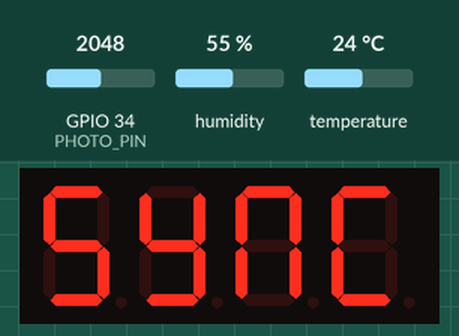
The program below on a simulated ESP32. On the bench: 4-digit seven-segment display. The inputs (shaded band) are chosen by the test bench; at power-on: GPIO 34 (PHOTO_PIN) = 2048, humidity 55 %, temperature 24 °C. WiFi joins after 1.5 s; servers stay silent unless stated; the local clock reads 2024-03-15 10:24:30 at power-on unless the program sets it; no MQTT or app messages arrive unless stated; not simulated (calls return 0 or success): secrets.h; names the files do not define were given values by the test bench: MQTT_PORT = 1883; what the program prints to the serial monitor is not drawn.

Above: at 3.1 s.
At 8.8 s:
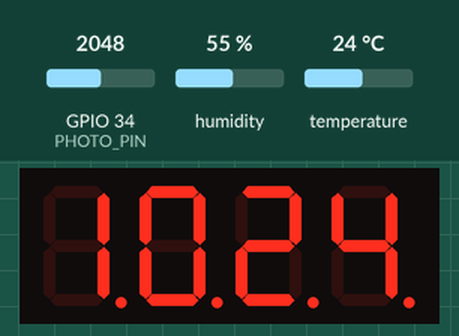
8.9 s: GPIO 34 (PHOTO_PIN) set to 2866
At 12.0 s:
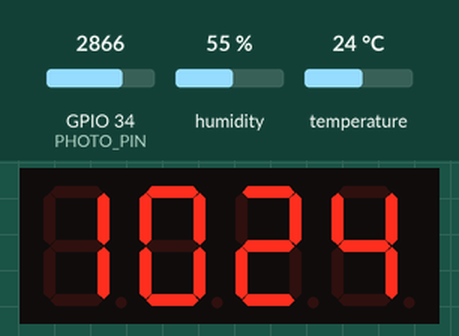
12.1 s: GPIO 34 (PHOTO_PIN) set to 1228
At 15.3 s:
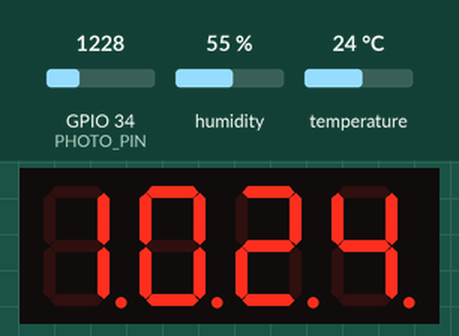
16.1 s: GPIO 34 (PHOTO_PIN) set to 491
At 18.4 s:
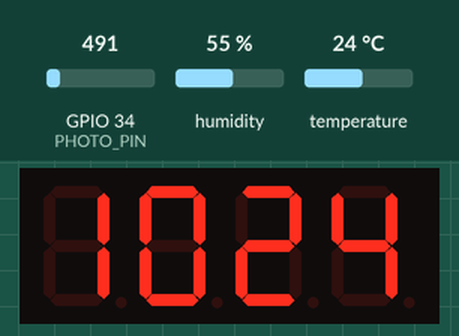
Timing chart, 0 to 19.9 s (numbered marks = the images above; inputs shaded):
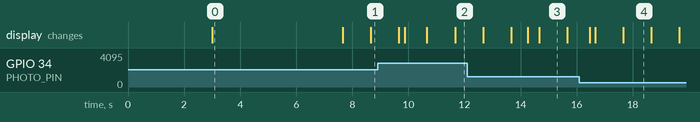

The program:

main.cpp
```cpp
#include <Arduino.h>
#include <WiFi.h>
#include <DHT.h>
// https://pubsubclient.knolleary.net/api
#include <PubSubClient.h>
#include <time.h>
#include <esp_sntp.h>
//https://github.com/maxint-rd/TM16xx
#include <TM1640.h>
#include "secrets.h"
#include <ESP32Time.h>

// GMT -7 = -7 * 3600 = -25200
const long  gmtOffset_sec = -25200;
const int   daylightOffset_sec = 3600;

//ntp
unsigned long ntpTimer = 0;
const char* ntpServer1 = "pool.ntp.org";
const char* ntpServer2 = "time.nist.gov";

//rtc
ESP32Time rtc(0);
unsigned long rtcTimer = 0;
const unsigned long rtcInterval = 1000 * 60 * 60;
struct tm timeinfo;

//TM1640 LED driver
TM1640 module(22, 23, 4);  // data, clock, 4 digits
unsigned long ledTimer = 0;
const unsigned long ledInterval = 5000;

//time & blink
int nTime = -1;
unsigned long blinkTimer = 0;
const unsigned long blinkInterval = 1000;
static bool blink = false;

//photoresistor
#define PHOTO_PIN 34
unsigned long brightnessTimer = 0;
const unsigned long brightnessInterval = 2200;

// DHT22
#define DHTTYPE DHT22
#define DHT_PIN 13
DHT dht(DHT_PIN, DHTTYPE);
unsigned long dhtTimer = 0;
const unsigned long dhtInterval = 1000 * 60;
bool sensorError = false;

//MQTT
unsigned long mqttTimer = 0;
const unsigned long mqttInterval = 1000 * 60 * 15;
unsigned long lastReconnectAttempt = 0;
WiFiClient espClient;
PubSubClient client(espClient);

const char* topic = "home/bedroom/sensors";
const char* willTopic = "home/bedroom/sensors/lastwill";
const char* willMsg = "bedroom offline";
String payload = "";
String clientId = "ESP32Client-Bedroom";
bool networkError = false;
int networkErrorCount = 0; // acts as a buffer so the display doesn't immediately display 'nErr' on an erroneous disconnection


// function declarations
bool readDht();
bool publishMQTT();
bool reconnectMQTT();

void setup(){
  Serial.begin(115200);
  module.setDisplayToString("INIT");

  //begin DHT
  dht.begin();
  delay(1000);

  Serial.print("Connecting to wifi");
  WiFi.begin(WIFI_SSID, WIFI_PASS);
  int attempts = 0;
  while (WiFi.status() != WL_CONNECTED && attempts < 40) {
    attempts++;
    delay(1000);
    Serial.print(".");
  }
  Serial.println(" CONNECTED");

  //Init & sync time from NTP server.
  configTime(gmtOffset_sec, daylightOffset_sec, ntpServer1, ntpServer2);
  Serial.println("Waiting for NTP time sync...");
  module.setDisplayToString("SYNC");

  // set rtc with ntp
  if (getLocalTime(&timeinfo)){
    rtc.setTimeStruct(timeinfo);
  }

  delay(2000);
  // Configure & connect MQTT
  client.setServer(BROKER_IP, MQTT_PORT);
  if(client.connect(clientId.c_str(), willTopic, 1, true, willMsg)){
    client.publish(willTopic, "bedroom online", true);
  }
  delay(2000);
  if(readDht() && reconnectMQTT()){
    publishMQTT();
  }
}

void loop(){

  unsigned long currentMillis = millis();

  //maintain MQTT connection with broker
  if(((currentMillis - lastReconnectAttempt) >= 60000)){
    lastReconnectAttempt = currentMillis;
    if(!client.connected() && networkErrorCount < 5){ // dont increment past 5 incase the network is down for an extended period of time.
      networkErrorCount++;
      reconnectMQTT();
    }else if(networkErrorCount > 0){
      networkErrorCount--;
    }
    Serial.println(networkErrorCount);
  }
  //on 5 consecutive failed reconnect attempts, set network error to true.
  if(networkErrorCount >= 5){
    networkError = true;
  }else{
    networkError = false;
  }


  client.loop();

  //publish MQTT every 15 min
  if(((currentMillis - mqttTimer) >= mqttInterval)){
    mqttTimer = currentMillis;
    //read & publish sensors
    readDht();
    if(client.connected()){
      publishMQTT();
    }else{
      reconnectMQTT();
    }
  }

  //read dht based on the interval
  if(((currentMillis - dhtTimer) >= dhtInterval)){
    dhtTimer = currentMillis;
    readDht();
  }

  if(((currentMillis - brightnessTimer) >= brightnessInterval)){
    brightnessTimer = currentMillis;
    //set display brightness 0-7. Photoresistor values from 0 to ~4000 but practically less than 4000.
    int illuminance = analogRead(PHOTO_PIN);
    // Serial.print("Illuminance: ");
    // Serial.println(illuminance);
    int val = 450;
    if(illuminance < val){
      module.setupDisplay(true, 0);
    }else if(illuminance < (val * 2) && illuminance >= (val)){
      module.setupDisplay(true, 1);
    }else if(illuminance < (val * 3) && illuminance >= (val * 2)){
      module.setupDisplay(true, 2);
    }else if(illuminance < (val * 4)&& illuminance >= (val * 3)){
      module.setupDisplay(true, 3);
    }else if(illuminance < (val * 5)&& illuminance >= (val * 4)){
      module.setupDisplay(true, 4);
    }else if(illuminance < (val * 6)&& illuminance >= (val * 5)){
      module.setupDisplay(true, 5);
    }else if(illuminance < (val * 7)&& illuminance >= (val * 6)){
      module.setupDisplay(true, 6);
    }else if(illuminance < (val * 8)&& illuminance >= (val * 7)){
      module.setupDisplay(true, 7);
    }
  }

  //set rtc with ntp
  if(((currentMillis - rtcTimer) >= rtcInterval)){
    rtcTimer = currentMillis;
    if (getLocalTime(&timeinfo)){
      rtc.setTimeStruct(timeinfo);
    }
  }

  // blink colon;
  if(((currentMillis - blinkTimer) >= blinkInterval)){
    nTime = ((rtc.getHour(true))) * 100 + (rtc.getMinute());
      if(blink){
        module.setDisplayToDecNumber(nTime, 0xFF);
      }else if(!blink){
        if(sensorError){
          module.setDisplayToString("sErr");
        }else if(networkError){
          module.setDisplayToString("nErr");
        }else{
          module.setDisplayToDecNumber(nTime, _BV(4));
        }
      }
      blinkTimer = currentMillis;
      blink = !blink;
  }
}

bool readDht(){
  float humidity = dht.readHumidity();
  float temperature = dht.readTemperature();

  if (isnan(humidity) || isnan(temperature)) {
    Serial.println("Failed to read from DHT sensor!");
    sensorError = true;
    //bad reading, return false
    return false;
  }
  sensorError = false;
  payload = "{\"temperature\":" + String(temperature, 2) +
                  ",\"humidity\":" + String(humidity, 2) + "}";
  return true;
}

bool publishMQTT(){
  if (client.connect(clientId.c_str(), willTopic, 1, true, willMsg)) {
    if(client.connected()){
      Serial.print("Publishing payload: ");
      Serial.println(payload);
      client.publish(topic, (const uint8_t*)payload.c_str(), payload.length(), true);
      delay(500);
      client.disconnect();
      return true;
    }
  }
  return false;
}


bool reconnectMQTT(){
  if(client.connect(clientId.c_str(), willTopic, 1, true, willMsg)){
    return true;
  }
  Serial.print(client.state());
  return false;
}
```

Measured:
- what the display in image 0 shows lasts 4.7 s, from 3.0 s to 7.7 s
- what the display in image 3 shows lasts 1.0 s, from 14.7 s to 15.7 s
